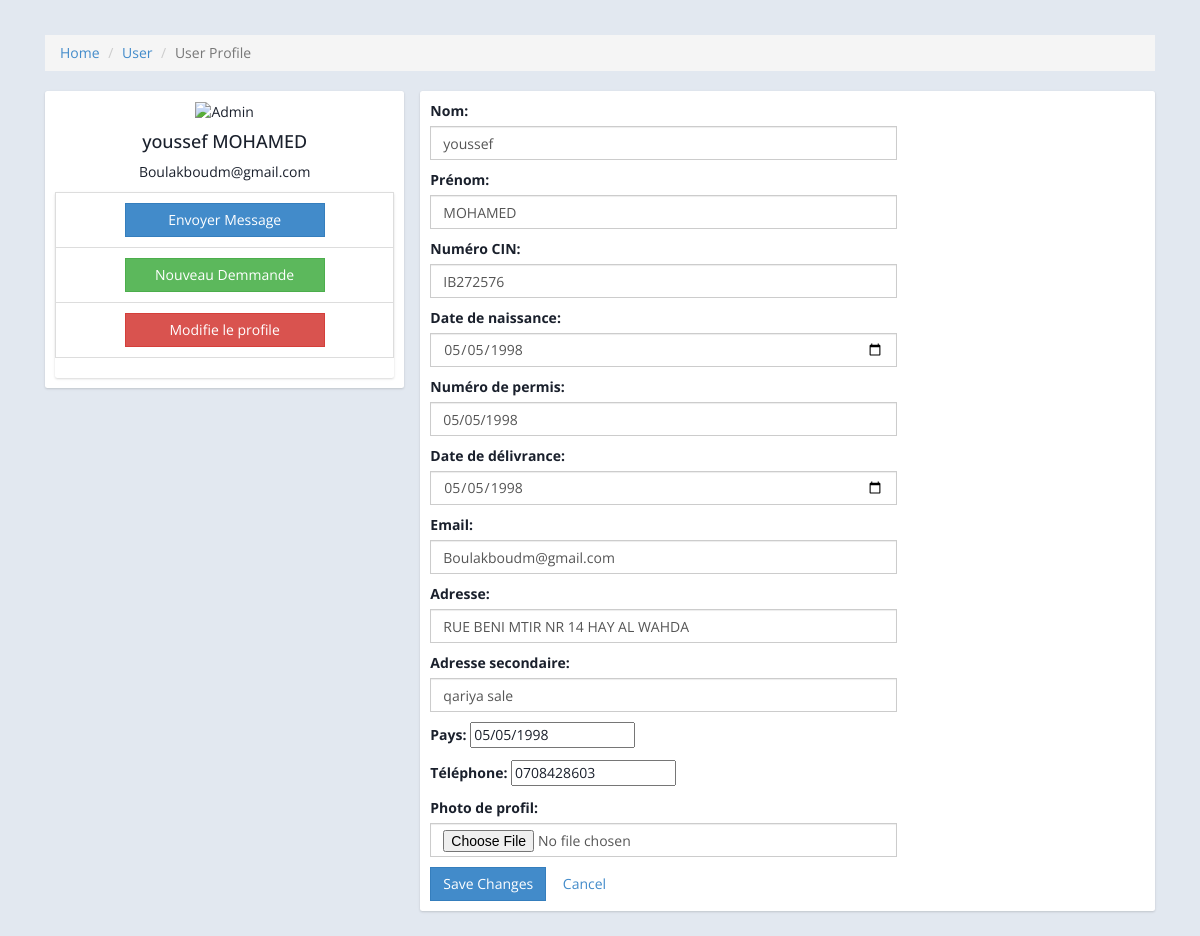
Page /administration/clients/1/edit/ (signed in) on the committed database.
### account/models.py (models this page shows, shortened)
class Client(models.Model):
    user = models.OneToOneField(User, on_delete=models.CASCADE, related_name='client_profile')
    nom = models.CharField(max_length=20)
    prenom = models.CharField(max_length=20)
    cin = models.CharField(max_length=20)
    naissance = models.DateField()
    permit = models.CharField(max_length=20)
    delevrence = models.DateField()
    email = models.CharField(max_length=30)
    adresse = models.CharField(max_length=50)
    adresse2 = models.CharField(max_length=50, blank=True, null=True)
    pays = CountryField(blank_label='(choisissez un pays)')
    phone = PhoneNumberField(region='MA')
    image_user = models.ImageField(upload_to='user/%y/%m/%d', blank=True, null=True)

### administration/views.py (the view)
# urls.py: path('clients/<int:id>/edit/', views.update_client_profile, name='update_client_profile'),
@login_required
def update_client_profile(request, id):
    if not request.user.is_staff:
        return redirect('admin_login')
    client = get_object_or_404(Client, id=id)
    if request.method == 'POST':
        form = ClientProfileForm(request.POST, request.FILES, instance=client)
        if form.is_valid():
            form.save()
            return redirect('client_profile', id=client.id)  # Redirect to the client profile page after saving
    else:
        form = ClientProfileForm(instance=client)
    return render(request, 'administration/update_client_profile.html', {'form': form, 'client': client})

### administration/context_processors.py (called while the page is built)
def global_count(request):
    commande = Commande_reservation.objects.all()
    commande_count = commande.count()
    voiture_dispo = Voiture.objects.all()
    available_count = sum(1 for voiture in voiture_dispo if voiture.disponibilite.lower() == 'oui')
    forms = {res.pk: UpdateDateForm(instance=res) for res in commande}
    return {
        'commande_count': commande_count,
        'available_count': available_count
    }

### templates/administration/update_client_profile.html (shortened to what this page needs)
{% load static %}
<!DOCTYPE html>
<head>
  <link rel="stylesheet" href="{% static 'administration/css/templatemo_main.css' %}">
  <link rel="stylesheet" href="{% static 'css/all.min.css' %}">
</head>
<body>
            <div class="container">
                        <div class="main-body">
                              <nav aria-label="breadcrumb" class="main-breadcrumb">
                                <ol class="breadcrumb">
                                  <li class="breadcrumb-item"><a href="index.html">Home</a></li>
                                  <li class="breadcrumb-item"><a href="javascript:void(0)">User</a></li>
                                  <li class="breadcrumb-item active" aria-current="page">User Profile</li>
                                </ol>
                              </nav>
                              <div class="row gutters-sm">
                                <div class="col-md-4 mb-3">
                                  <div class="card">
                                    <div class="card-body">
                                      <div class="d-flex flex-column align-items-center text-center">
                                        <img src="https://bootdey.com/img/Content/avatar/avatar7.png" alt="Admin" class="rounded-circle" width="150">
                                        <div class="mt-3">
                                          <h4>{{ client.nom }} {{ client.prenom }}</h4>
                                          <p class="text-secondary mb-1"> {{client.email}} </p>
                                          <div class="card mt-3">
                                            <ul class="list-group list-group-flush">
                                              <li class="list-group-item d-flex justify-content-between align-items-center flex-wrap">
                                                <button class="btn btn-primary  " style="width: 200px;">Envoyer Message</button>
                                              </li>
                                              <li class="list-group-item d-flex justify-content-between align-items-center flex-wrap">
                                                <a href="{% url 'selecte_voiture_admin' client.id %}" class="btn btn-success"  style="width: 200px;"> Nouveau Demmande</a>
                                              </li>
                                              <li class="list-group-item d-flex justify-content-between align-items-center flex-wrap">
                                                <a href="{% url 'update_client_profile' client.id %}" class="btn btn-danger"  style="width: 200px;">Modifie le profile</a>
                                              </li>
                                            </ul>
                                          </div>
                                        </div>
                                      </div>
                                    </div>
                                  </div>
                                </div>
                                <div class="col-md-8">
                                  <div class="card mb-3">
                                    <div class="card-body">
                                      <div class="row justify-content-center">
                                        <div class="col-md-8">
                                                <form method="post" enctype="multipart/form-data">
                                                            {{ form.as_p }}
                                                            <button type="submit" class="btn btn-primary">Save Changes</button>
                                                            <a href="{% url 'client_profile' client.id %}" class="btn btn-secondary">Cancel</a>
                                                </form>
                                        </div>
                                    </div>
                                  </div>
                                </div>
                              </div>
                            </div>
                            </div>
                        </div>
</body>
</html>

### project/static/administration/css/templatemo_main.css (style rules this page uses)
* { font-family: 'Open Sans', sans-serif; }
body { background-color: rgb(235,235,235); }
.nav-pills>li>a, .nav-tabs>li>a, .alert, .progress, .panel, .btn, .panel-group .panel, .form-control, .modal-content, .breadcrumb { border-radius: 0; }
.list-group-item:first-child, .panel-heading { border-top-left-radius: 0; border-top-right-radius: 0; }
.list-group-item:last-child { border-bottom-right-radius: 0; border-bottom-left-radius: 0; }

### templates/administration/update_client_profile.html (style rules this page uses)
body { margin-top:20px; color: #1a202c; text-align: left; background-color: #e2e8f0; }
.main-body { padding: 15px; }
.card { box-shadow: 0 1px 3px 0 rgba(0,0,0,.1), 0 1px 2px 0 rgba(0,0,0,.06); }
.card { position: relative; display: flex; flex-direction: column; min-width: 0; word-wrap: break-word; background-color: #fff; background-clip: border-box; border: 0 solid rgba(0,0,0,.125); border-radius: .25rem; }
.card-body { flex: 1 1 auto; min-height: 1px; padding: 1rem; }
.gutters-sm { margin-right: -8px; margin-left: -8px; }
.gutters-sm>.col, .gutters-sm>[class*=col-] { padding-right: 8px; padding-left: 8px; }
.mb-3, .my-3 { margin-bottom: 1rem!important; }

### rows in the picture
Client: nom "youssef", prenom "MOHAMED", email "Boulakboudm@gmail.com", cin "IB272576", naissance "05/05/1998", permit "05/05/1998", delevrence "05/05/1998", adresse "RUE BENI MTIR NR 14 HAY AL WAHDA", adresse2 "qariya sale", pays "05/05/1998", phone "0708428603"
